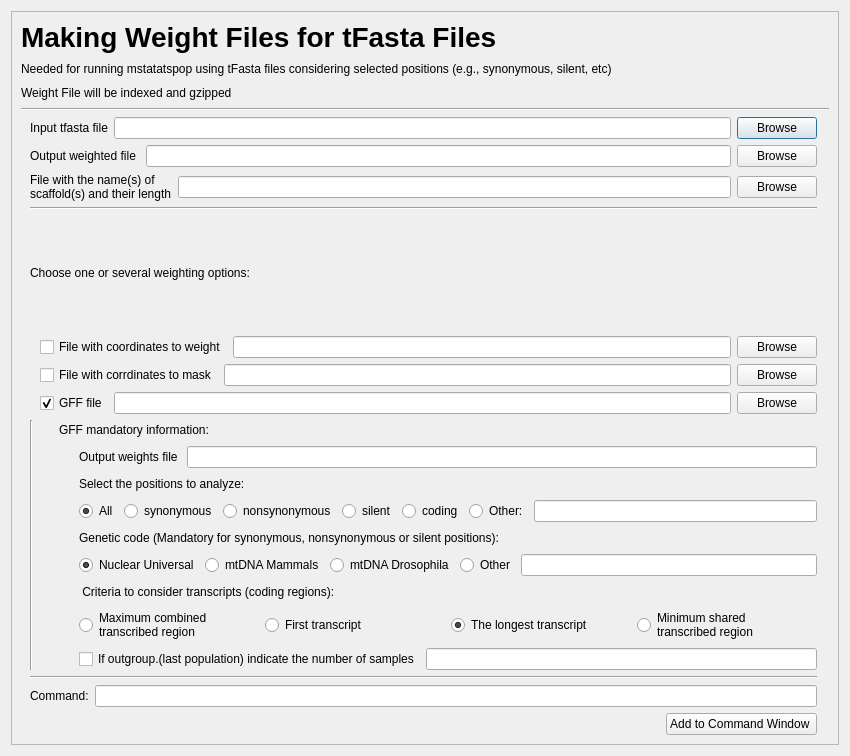
<?xml version="1.0" encoding="UTF-8"?>
<ui version="4.0">
 <class>Dialog</class>
 <widget class="QDialog" name="Dialog">
  <property name="geometry">
   <rect>
    <x>0</x>
    <y>0</y>
    <width>850</width>
    <height>756</height>
   </rect>
  </property>
  <property name="sizePolicy">
   <sizepolicy hsizetype="Preferred" vsizetype="Fixed">
    <horstretch>0</horstretch>
    <verstretch>0</verstretch>
   </sizepolicy>
  </property>
  <property name="minimumSize">
   <size>
    <width>850</width>
    <height>300</height>
   </size>
  </property>
  <property name="windowTitle">
   <string>Dialog</string>
  </property>
  <layout class="QGridLayout" name="gridLayout">
   <item row="0" column="0">
    <widget class="QScrollArea" name="scrollArea">
     <property name="sizePolicy">
      <sizepolicy hsizetype="Preferred" vsizetype="Preferred">
       <horstretch>0</horstretch>
       <verstretch>0</verstretch>
      </sizepolicy>
     </property>
     <property name="font">
      <font>
       <weight>50</weight>
       <italic>false</italic>
       <bold>false</bold>
       <underline>false</underline>
       <strikeout>false</strikeout>
       <kerning>true</kerning>
      </font>
     </property>
     <property name="lineWidth">
      <number>0</number>
     </property>
     <property name="widgetResizable">
      <bool>true</bool>
     </property>
     <widget class="QWidget" name="scrollAreaWidgetContents">
      <property name="geometry">
       <rect>
        <x>0</x>
        <y>0</y>
        <width>824</width>
        <height>875</height>
       </rect>
      </property>
      <layout class="QGridLayout" name="gridLayout_2">
       <item row="0" column="0">
        <layout class="QHBoxLayout" name="horizontalLayout_12">
         <property name="sizeConstraint">
          <enum>QLayout::SetFixedSize</enum>
         </property>
         <property name="topMargin">
          <number>0</number>
         </property>
         <property name="rightMargin">
          <number>10</number>
         </property>
         <item>
          <layout class="QHBoxLayout" name="horizontalLayout_13">
           <property name="rightMargin">
            <number>10</number>
           </property>
           <item>
            <layout class="QVBoxLayout" name="verticalLayout_5">
             <property name="sizeConstraint">
              <enum>QLayout::SetFixedSize</enum>
             </property>
             <property name="bottomMargin">
              <number>0</number>
             </property>
             <item>
              <layout class="QVBoxLayout" name="verticalLayout_15">
               <item>
                <widget class="QLabel" name="label_3">
                 <property name="font">
                  <font>
                   <pointsize>21</pointsize>
                   <weight>75</weight>
                   <bold>true</bold>
                  </font>
                 </property>
                 <property name="text">
                  <string>Making Weight Files for tFasta Files</string>
                 </property>
                </widget>
               </item>
              </layout>
             </item>
             <item>
              <layout class="QVBoxLayout" name="verticalLayout_16">
               <item>
                <widget class="QLabel" name="label_4">
                 <property name="font">
                  <font>
                   <kerning>true</kerning>
                  </font>
                 </property>
                 <property name="text">
                  <string>Needed for running mstatatspop using tFasta files considering selected positions (e.g., synonymous, silent, etc)</string>
                 </property>
                </widget>
               </item>
              </layout>
             </item>
             <item>
              <layout class="QVBoxLayout" name="verticalLayout_17">
               <item>
                <widget class="QLabel" name="label_5">
                 <property name="text">
                  <string>Weight File will be indexed and gzipped</string>
                 </property>
                </widget>
               </item>
              </layout>
             </item>
            </layout>
           </item>
          </layout>
         </item>
         <item>
          <widget class="QLabel" name="logo_3">
           <property name="sizePolicy">
            <sizepolicy hsizetype="Preferred" vsizetype="Fixed">
             <horstretch>0</horstretch>
             <verstretch>0</verstretch>
            </sizepolicy>
           </property>
           <property name="maximumSize">
            <size>
             <width>81</width>
             <height>81</height>
            </size>
           </property>
           <property name="text">
            <string/>
           </property>
           <property name="pixmap">
            <pixmap resource="icon_SPiGA.qrc">:/logo/SPiGA_icon.png</pixmap>
           </property>
           <property name="scaledContents">
            <bool>true</bool>
           </property>
          </widget>
         </item>
        </layout>
       </item>
       <item row="2" column="0">
        <widget class="QFrame" name="frameWeight">
         <property name="frameShape">
          <enum>QFrame::NoFrame</enum>
         </property>
         <property name="frameShadow">
          <enum>QFrame::Raised</enum>
         </property>
         <layout class="QVBoxLayout" name="verticalLayout_8">
          <property name="topMargin">
           <number>0</number>
          </property>
          <property name="rightMargin">
           <number>12</number>
          </property>
          <property name="bottomMargin">
           <number>0</number>
          </property>
          <item>
           <layout class="QHBoxLayout" name="horizontalLayout_input_option_i" stretch="0,0,0">
            <property name="spacing">
             <number>6</number>
            </property>
            <item>
             <widget class="QLabel" name="labelInput_tfasta">
              <property name="text">
               <string>Input tfasta file</string>
              </property>
             </widget>
            </item>
            <item>
             <widget class="QLineEdit" name="lineInput_tfasta"/>
            </item>
            <item>
             <widget class="QPushButton" name="openInput_tfasta">
              <property name="text">
               <string>Browse</string>
              </property>
              <property name="autoDefault">
               <bool>true</bool>
              </property>
             </widget>
            </item>
           </layout>
          </item>
          <item>
           <layout class="QHBoxLayout" name="horizontalLayout_output_option_o">
            <item>
             <widget class="QLabel" name="labelOutput_tfasta">
              <property name="text">
               <string>Output weighted file </string>
              </property>
             </widget>
            </item>
            <item>
             <widget class="QLineEdit" name="lineOutput_weighted"/>
            </item>
            <item>
             <widget class="QPushButton" name="openInput_weighted">
              <property name="text">
               <string>Browse</string>
              </property>
              <property name="autoDefault">
               <bool>true</bool>
              </property>
             </widget>
            </item>
           </layout>
          </item>
          <item>
           <layout class="QHBoxLayout" name="horizontalLayout_option_n">
            <item>
             <widget class="QLabel" name="labelScaffold">
              <property name="text">
               <string>File with the name(s) of
scaffold(s) and their length</string>
              </property>
             </widget>
            </item>
            <item>
             <widget class="QLineEdit" name="lineScaffold">
              <property name="placeholderText">
               <string/>
              </property>
             </widget>
            </item>
            <item>
             <widget class="QPushButton" name="openScaffold">
              <property name="text">
               <string>Browse</string>
              </property>
             </widget>
            </item>
           </layout>
          </item>
          <item>
           <widget class="Line" name="line_2">
            <property name="orientation">
             <enum>Qt::Horizontal</enum>
            </property>
           </widget>
          </item>
          <item>
           <widget class="QLabel" name="label_2">
            <property name="text">
             <string>Choose one or several weighting options:</string>
            </property>
           </widget>
          </item>
          <item>
           <layout class="QVBoxLayout" name="verticalLayout">
            <property name="leftMargin">
             <number>10</number>
            </property>
            <property name="bottomMargin">
             <number>0</number>
            </property>
            <item>
             <layout class="QHBoxLayout" name="horizontalLayout_filesel_option_C">
              <item>
               <widget class="QCheckBox" name="checkBox">
                <property name="text">
                 <string>File with coordinates to weight</string>
                </property>
               </widget>
              </item>
              <item>
               <widget class="QLineEdit" name="line_coord_segments"/>
              </item>
              <item>
               <widget class="QPushButton" name="open_coord_segments">
                <property name="text">
                 <string>Browse</string>
                </property>
               </widget>
              </item>
             </layout>
            </item>
            <item>
             <layout class="QHBoxLayout" name="horizontalLayout_mask_option_m">
              <item>
               <widget class="QCheckBox" name="checkBox_2">
                <property name="text">
                 <string>File with corrdinates to mask</string>
                </property>
               </widget>
              </item>
              <item>
               <widget class="QLineEdit" name="lineMaskFile"/>
              </item>
              <item>
               <widget class="QPushButton" name="openMaskFile">
                <property name="text">
                 <string>Browse</string>
                </property>
               </widget>
              </item>
             </layout>
            </item>
            <item>
             <layout class="QHBoxLayout" name="horizontalLayout_gffinput_option_g">
              <item>
               <widget class="QCheckBox" name="checkBox_3">
                <property name="text">
                 <string>GFF file</string>
                </property>
                <property name="checked">
                 <bool>true</bool>
                </property>
               </widget>
              </item>
              <item>
               <widget class="QLineEdit" name="lineGFFFile"/>
              </item>
              <item>
               <widget class="QPushButton" name="openGFFFile">
                <property name="text">
                 <string>Browse</string>
                </property>
               </widget>
              </item>
             </layout>
            </item>
           </layout>
          </item>
          <item>
           <layout class="QHBoxLayout" name="horizontalLayout_gff_options">
            <property name="topMargin">
             <number>0</number>
            </property>
            <property name="bottomMargin">
             <number>0</number>
            </property>
            <item>
             <widget class="Line" name="line_5">
              <property name="orientation">
               <enum>Qt::Vertical</enum>
              </property>
             </widget>
            </item>
            <item>
             <layout class="QHBoxLayout" name="horizontalLayout_8">
              <property name="topMargin">
               <number>0</number>
              </property>
              <property name="bottomMargin">
               <number>0</number>
              </property>
              <item>
               <layout class="QVBoxLayout" name="verticalLayout_10">
                <property name="bottomMargin">
                 <number>0</number>
                </property>
                <item>
                 <layout class="QVBoxLayout" name="verticalLayout_9">
                  <property name="topMargin">
                   <number>0</number>
                  </property>
                  <property name="bottomMargin">
                   <number>0</number>
                  </property>
                  <item>
                   <layout class="QHBoxLayout" name="horizontalLayout_3">
                    <property name="topMargin">
                     <number>0</number>
                    </property>
                    <property name="bottomMargin">
                     <number>0</number>
                    </property>
                    <item>
                     <spacer name="horizontalSpacer_5">
                      <property name="orientation">
                       <enum>Qt::Horizontal</enum>
                      </property>
                      <property name="sizeType">
                       <enum>QSizePolicy::Fixed</enum>
                      </property>
                      <property name="sizeHint" stdset="0">
                       <size>
                        <width>20</width>
                        <height>20</height>
                       </size>
                      </property>
                     </spacer>
                    </item>
                    <item>
                     <widget class="QLabel" name="gff_info_label">
                      <property name="text">
                       <string>GFF mandatory information:</string>
                      </property>
                     </widget>
                    </item>
                   </layout>
                  </item>
                 </layout>
                </item>
                <item>
                 <layout class="QHBoxLayout" name="horizontalLayout_output_option_o_2">
                  <item>
                   <spacer name="horizontalSpacer_4">
                    <property name="orientation">
                     <enum>Qt::Horizontal</enum>
                    </property>
                    <property name="sizeType">
                     <enum>QSizePolicy::Fixed</enum>
                    </property>
                    <property name="sizeHint" stdset="0">
                     <size>
                      <width>40</width>
                      <height>20</height>
                     </size>
                    </property>
                   </spacer>
                  </item>
                  <item>
                   <widget class="QLabel" name="labelOutputWeight_2">
                    <property name="text">
                     <string>Output weights file </string>
                    </property>
                   </widget>
                  </item>
                  <item>
                   <widget class="QLineEdit" name="lineOutputWeight_2"/>
                  </item>
                 </layout>
                </item>
                <item>
                 <layout class="QHBoxLayout" name="horizontalLayout_6">
                  <property name="topMargin">
                   <number>0</number>
                  </property>
                  <property name="bottomMargin">
                   <number>0</number>
                  </property>
                  <item>
                   <spacer name="horizontalSpacer_9">
                    <property name="orientation">
                     <enum>Qt::Horizontal</enum>
                    </property>
                    <property name="sizeType">
                     <enum>QSizePolicy::Fixed</enum>
                    </property>
                    <property name="sizeHint" stdset="0">
                     <size>
                      <width>40</width>
                      <height>20</height>
                     </size>
                    </property>
                   </spacer>
                  </item>
                  <item>
                   <layout class="QVBoxLayout" name="verticalLayout_14">
                    <property name="bottomMargin">
                     <number>0</number>
                    </property>
                    <item>
                     <widget class="QLabel" name="labelCodeWeight_2">
                      <property name="text">
                       <string>Select the positions to analyze:</string>
                      </property>
                     </widget>
                    </item>
                   </layout>
                  </item>
                 </layout>
                </item>
                <item>
                 <layout class="QVBoxLayout" name="verticalLayout_11">
                  <property name="topMargin">
                   <number>0</number>
                  </property>
                  <property name="bottomMargin">
                   <number>0</number>
                  </property>
                  <item>
                   <layout class="QHBoxLayout" name="horizontalLayout_9">
                    <property name="topMargin">
                     <number>0</number>
                    </property>
                    <property name="bottomMargin">
                     <number>0</number>
                    </property>
                    <item>
                     <spacer name="horizontalSpacer_8">
                      <property name="orientation">
                       <enum>Qt::Horizontal</enum>
                      </property>
                      <property name="sizeType">
                       <enum>QSizePolicy::Fixed</enum>
                      </property>
                      <property name="sizeHint" stdset="0">
                       <size>
                        <width>40</width>
                        <height>20</height>
                       </size>
                      </property>
                     </spacer>
                    </item>
                    <item>
                     <widget class="QRadioButton" name="radio_notation_all">
                      <property name="text">
                       <string>All</string>
                      </property>
                      <property name="checked">
                       <bool>true</bool>
                      </property>
                      <attribute name="buttonGroup">
                       <string notr="true">buttonGroup_5</string>
                      </attribute>
                     </widget>
                    </item>
                    <item>
                     <widget class="QRadioButton" name="radio_notation_syn">
                      <property name="text">
                       <string>synonymous</string>
                      </property>
                      <attribute name="buttonGroup">
                       <string notr="true">buttonGroup_5</string>
                      </attribute>
                     </widget>
                    </item>
                    <item>
                     <widget class="QRadioButton" name="radio_notation_nonsyn">
                      <property name="text">
                       <string>nonsynonymous</string>
                      </property>
                      <attribute name="buttonGroup">
                       <string notr="true">buttonGroup_5</string>
                      </attribute>
                     </widget>
                    </item>
                    <item>
                     <widget class="QRadioButton" name="radio_notation_silent">
                      <property name="text">
                       <string>silent</string>
                      </property>
                      <attribute name="buttonGroup">
                       <string notr="true">buttonGroup_5</string>
                      </attribute>
                     </widget>
                    </item>
                    <item>
                     <widget class="QRadioButton" name="radio_notation_coding">
                      <property name="text">
                       <string>coding</string>
                      </property>
                      <attribute name="buttonGroup">
                       <string notr="true">buttonGroup_5</string>
                      </attribute>
                     </widget>
                    </item>
                    <item>
                     <layout class="QHBoxLayout" name="horizontalLayout_142">
                      <property name="leftMargin">
                       <number>0</number>
                      </property>
                      <item>
                       <widget class="QRadioButton" name="radio_notation_other">
                        <property name="text">
                         <string>Other:</string>
                        </property>
                        <attribute name="buttonGroup">
                         <string notr="true">buttonGroup_5</string>
                        </attribute>
                       </widget>
                      </item>
                      <item>
                       <widget class="QLineEdit" name="lineTypeWeight">
                        <property name="placeholderText">
                         <string/>
                        </property>
                       </widget>
                      </item>
                     </layout>
                    </item>
                   </layout>
                  </item>
                 </layout>
                </item>
                <item>
                 <layout class="QHBoxLayout" name="horizontalLayout_4">
                  <property name="topMargin">
                   <number>0</number>
                  </property>
                  <property name="bottomMargin">
                   <number>0</number>
                  </property>
                  <item>
                   <spacer name="horizontalSpacer_6">
                    <property name="orientation">
                     <enum>Qt::Horizontal</enum>
                    </property>
                    <property name="sizeType">
                     <enum>QSizePolicy::Fixed</enum>
                    </property>
                    <property name="sizeHint" stdset="0">
                     <size>
                      <width>40</width>
                      <height>20</height>
                     </size>
                    </property>
                   </spacer>
                  </item>
                  <item>
                   <layout class="QVBoxLayout" name="verticalLayout_12">
                    <property name="bottomMargin">
                     <number>0</number>
                    </property>
                    <item>
                     <widget class="QLabel" name="labelCodeWeight">
                      <property name="text">
                       <string>Genetic code (Mandatory for synonymous, nonsynonymous or silent positions):</string>
                      </property>
                     </widget>
                    </item>
                   </layout>
                  </item>
                 </layout>
                </item>
                <item>
                 <layout class="QHBoxLayout" name="horizontalLayout_73">
                  <item>
                   <spacer name="horizontalSpacer_2">
                    <property name="orientation">
                     <enum>Qt::Horizontal</enum>
                    </property>
                    <property name="sizeType">
                     <enum>QSizePolicy::Fixed</enum>
                    </property>
                    <property name="sizeHint" stdset="0">
                     <size>
                      <width>40</width>
                      <height>20</height>
                     </size>
                    </property>
                   </spacer>
                  </item>
                  <item>
                   <widget class="QRadioButton" name="radioGeneticCodeUniversal">
                    <property name="text">
                     <string>Nuclear Universal</string>
                    </property>
                    <property name="checked">
                     <bool>true</bool>
                    </property>
                    <attribute name="buttonGroup">
                     <string notr="true">buttonGroup_3</string>
                    </attribute>
                   </widget>
                  </item>
                  <item>
                   <widget class="QRadioButton" name="radioGeneticCodemtMamm">
                    <property name="text">
                     <string>mtDNA Mammals</string>
                    </property>
                    <attribute name="buttonGroup">
                     <string notr="true">buttonGroup_3</string>
                    </attribute>
                   </widget>
                  </item>
                  <item>
                   <widget class="QRadioButton" name="radioGeneticCodemtDros">
                    <property name="text">
                     <string>mtDNA Drosophila</string>
                    </property>
                    <attribute name="buttonGroup">
                     <string notr="true">buttonGroup_3</string>
                    </attribute>
                   </widget>
                  </item>
                  <item>
                   <layout class="QHBoxLayout" name="horizontalLayout_157">
                    <item>
                     <widget class="QRadioButton" name="radioGeneticCode4Weight">
                      <property name="text">
                       <string>Other</string>
                      </property>
                      <attribute name="buttonGroup">
                       <string notr="true">buttonGroup_3</string>
                      </attribute>
                     </widget>
                    </item>
                    <item>
                     <widget class="QLineEdit" name="lineGeneticCode4Weight"/>
                    </item>
                   </layout>
                  </item>
                 </layout>
                </item>
                <item>
                 <layout class="QHBoxLayout" name="horizontalLayout_5">
                  <property name="bottomMargin">
                   <number>0</number>
                  </property>
                  <item>
                   <spacer name="horizontalSpacer_7">
                    <property name="orientation">
                     <enum>Qt::Horizontal</enum>
                    </property>
                    <property name="sizeType">
                     <enum>QSizePolicy::Fixed</enum>
                    </property>
                    <property name="sizeHint" stdset="0">
                     <size>
                      <width>40</width>
                      <height>20</height>
                     </size>
                    </property>
                   </spacer>
                  </item>
                  <item>
                   <layout class="QVBoxLayout" name="verticalLayout_13">
                    <property name="bottomMargin">
                     <number>0</number>
                    </property>
                    <item>
                     <widget class="QLabel" name="labelCriteriaWeight">
                      <property name="text">
                       <string> Criteria to consider transcripts (coding regions):</string>
                      </property>
                     </widget>
                    </item>
                   </layout>
                  </item>
                 </layout>
                </item>
                <item>
                 <layout class="QHBoxLayout" name="horizontalLayout_74">
                  <item>
                   <spacer name="horizontalSpacer_3">
                    <property name="orientation">
                     <enum>Qt::Horizontal</enum>
                    </property>
                    <property name="sizeType">
                     <enum>QSizePolicy::Fixed</enum>
                    </property>
                    <property name="sizeHint" stdset="0">
                     <size>
                      <width>40</width>
                      <height>20</height>
                     </size>
                    </property>
                   </spacer>
                  </item>
                  <item>
                   <widget class="QRadioButton" name="radioCriteriaTransMax">
                    <property name="text">
                     <string>Maximum combined
transcribed region</string>
                    </property>
                    <attribute name="buttonGroup">
                     <string notr="true">buttonGroup_4</string>
                    </attribute>
                   </widget>
                  </item>
                  <item>
                   <widget class="QRadioButton" name="radioCriteriaTransFirst">
                    <property name="text">
                     <string>First transcript</string>
                    </property>
                    <attribute name="buttonGroup">
                     <string notr="true">buttonGroup_4</string>
                    </attribute>
                   </widget>
                  </item>
                  <item>
                   <widget class="QRadioButton" name="radioCriteriaTransLong">
                    <property name="text">
                     <string>The longest transcript</string>
                    </property>
                    <property name="checkable">
                     <bool>true</bool>
                    </property>
                    <property name="checked">
                     <bool>true</bool>
                    </property>
                    <attribute name="buttonGroup">
                     <string notr="true">buttonGroup_4</string>
                    </attribute>
                   </widget>
                  </item>
                  <item>
                   <widget class="QRadioButton" name="radioCriteriaTransMin">
                    <property name="text">
                     <string>Minimum shared
transcribed region</string>
                    </property>
                    <attribute name="buttonGroup">
                     <string notr="true">buttonGroup_4</string>
                    </attribute>
                   </widget>
                  </item>
                 </layout>
                </item>
                <item>
                 <layout class="QHBoxLayout" name="horizontalLayout">
                  <property name="bottomMargin">
                   <number>0</number>
                  </property>
                  <item>
                   <spacer name="horizontalSpacer_11">
                    <property name="orientation">
                     <enum>Qt::Horizontal</enum>
                    </property>
                    <property name="sizeType">
                     <enum>QSizePolicy::Fixed</enum>
                    </property>
                    <property name="sizeHint" stdset="0">
                     <size>
                      <width>40</width>
                      <height>20</height>
                     </size>
                    </property>
                   </spacer>
                  </item>
                  <item>
                   <widget class="QCheckBox" name="checkOutgroupWeight">
                    <property name="text">
                     <string>If outgroup.(last population) indicate the number of samples</string>
                    </property>
                   </widget>
                  </item>
                  <item>
                   <widget class="QLineEdit" name="lineSamplesPopsConv"/>
                  </item>
                 </layout>
                </item>
               </layout>
              </item>
             </layout>
            </item>
           </layout>
          </item>
          <item>
           <widget class="Line" name="line_3">
            <property name="orientation">
             <enum>Qt::Horizontal</enum>
            </property>
           </widget>
          </item>
          <item>
           <layout class="QHBoxLayout" name="horizontalLayout_7">
            <property name="bottomMargin">
             <number>0</number>
            </property>
            <item>
             <layout class="QHBoxLayout" name="horizontalLayout_10">
              <property name="bottomMargin">
               <number>0</number>
              </property>
              <item>
               <widget class="QLabel" name="label">
                <property name="sizePolicy">
                 <sizepolicy hsizetype="Fixed" vsizetype="Preferred">
                  <horstretch>0</horstretch>
                  <verstretch>0</verstretch>
                 </sizepolicy>
                </property>
                <property name="text">
                 <string>Command:</string>
                </property>
               </widget>
              </item>
             </layout>
            </item>
            <item>
             <layout class="QHBoxLayout" name="horizontalLayout_11">
              <property name="rightMargin">
               <number>0</number>
              </property>
              <property name="bottomMargin">
               <number>0</number>
              </property>
              <item>
               <widget class="QLineEdit" name="lineEdit"/>
              </item>
             </layout>
            </item>
           </layout>
          </item>
          <item>
           <layout class="QHBoxLayout" name="horizontalLayout_2">
            <property name="rightMargin">
             <number>0</number>
            </property>
            <property name="bottomMargin">
             <number>0</number>
            </property>
            <item>
             <spacer name="horizontalSpacer">
              <property name="orientation">
               <enum>Qt::Horizontal</enum>
              </property>
              <property name="sizeHint" stdset="0">
               <size>
                <width>40</width>
                <height>20</height>
               </size>
              </property>
             </spacer>
            </item>
            <item>
             <widget class="QPushButton" name="Button_AddCommandWin">
              <property name="text">
               <string>Add to Command Window </string>
              </property>
             </widget>
            </item>
           </layout>
          </item>
         </layout>
        </widget>
       </item>
       <item row="1" column="0">
        <widget class="Line" name="line">
         <property name="orientation">
          <enum>Qt::Horizontal</enum>
         </property>
        </widget>
       </item>
      </layout>
     </widget>
    </widget>
   </item>
  </layout>
 </widget>
 <tabstops>
  <tabstop>lineInput_tfasta</tabstop>
  <tabstop>openInput_tfasta</tabstop>
  <tabstop>lineOutput_weighted</tabstop>
  <tabstop>lineScaffold</tabstop>
  <tabstop>openScaffold</tabstop>
  <tabstop>lineMaskFile</tabstop>
  <tabstop>openMaskFile</tabstop>
  <tabstop>lineGFFFile</tabstop>
  <tabstop>openGFFFile</tabstop>
  <tabstop>lineOutputWeight_2</tabstop>
  <tabstop>radio_notation_syn</tabstop>
  <tabstop>radio_notation_nonsyn</tabstop>
  <tabstop>radio_notation_silent</tabstop>
  <tabstop>radio_notation_coding</tabstop>
  <tabstop>radio_notation_other</tabstop>
  <tabstop>lineTypeWeight</tabstop>
  <tabstop>radioGeneticCodeUniversal</tabstop>
  <tabstop>radioGeneticCodemtMamm</tabstop>
  <tabstop>radioGeneticCodemtDros</tabstop>
  <tabstop>radioGeneticCode4Weight</tabstop>
  <tabstop>lineGeneticCode4Weight</tabstop>
  <tabstop>radioCriteriaTransMax</tabstop>
  <tabstop>radioCriteriaTransFirst</tabstop>
  <tabstop>radioCriteriaTransLong</tabstop>
  <tabstop>radioCriteriaTransMin</tabstop>
  <tabstop>Button_AddCommandWin</tabstop>
 </tabstops>
 <resources>
  <include location="icon_SPiGA.qrc"/>
 </resources>
 <connections/>
 <buttongroups>
  <buttongroup name="buttonGroup_5"/>
  <buttongroup name="buttonGroup_3"/>
  <buttongroup name="buttonGroup_4"/>
 </buttongroups>
</ui>
